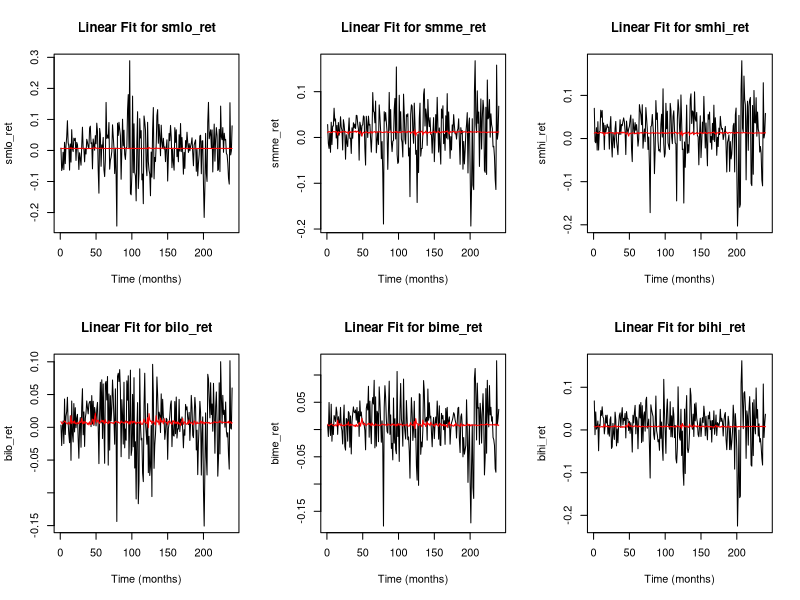
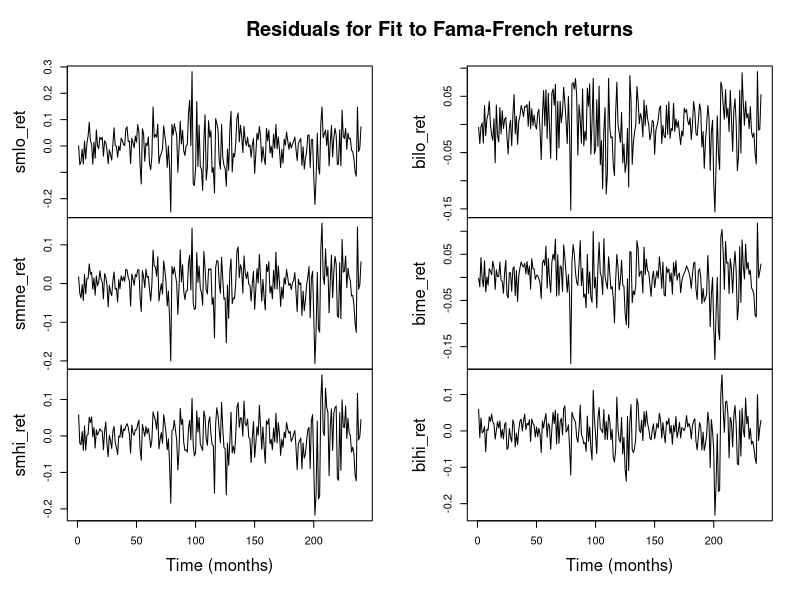

Generate these figures, in order, with R: (Note: this script raises an error after producing the figures.)
# Import libraries
library(timeSeries)
library(tseries)
library(fGarch)
library(xtable)

#------------------------------ SETUP ------------------------------------

# Setup top directory
setwd("/Users/logang/Documents/Code/python/Stat240")

# Load data
SandP500 = as.matrix(read.csv("data/SandP500_returns.csv",header=F))
FF = as.matrix(read.csv("data/FF_returns.csv",header=F))
dates = read.csv("data/dates.csv",header=F)[,1]
colnames(FF) = c('smlo_ret', 'smme_ret', 'smhi_ret', 'bilo_ret', 'bime_ret', 'bihi_ret')

# get number of observations and stocks
n = dim(FF)[1]
m = dim(FF)[2] 

#---------------------------- PROBLEM 1A ----------------------------------

# Regress Fama-French returns on SandP500
beta_CIs = alpha_CIs = coefs = matrix(0,m,2)
residuals = estimates = matrix(0,n,m)
for(i in 1:m)
{
  # Fit the linear model
  fit = lm(FF[,i]~SandP500)
  # Get parameters and 95% intervals for the parameters
  coefs[i,]=fit$coefficients
  residuals[,i] = fit$residuals
  estimates[,i] = predict(fit)
  alpha_CIs[i,]=confint(fit)[2,]
  beta_CIs[i,]=confint(fit)[2,]
}

# Plot fits and residuals
pdf("figures/Problem1a_FamaFrench_linear_fit_plots.pdf",height=7, width=9)
par(mfrow=c(2,3))
for(i in 1:m)
{
  FF_ts = timeSeries(FF[,i])
  est_ts = timeSeries(estimates[,i])
  plot(FF_ts,col="black",xlab="Time (months)",ylab=colnames(FF)[i], main=paste("Linear Fit for",colnames(FF)[i]))
  lines(est_ts,col="red")
}
dev.off()

# Plot fit residuals
resids_ts = timeSeries(residuals)
pdf("figures/Problem1a_FamaFrench_residal_plots.pdf")
colnames(resids_ts) = colnames(FF)
plot(resids_ts,col="black",xlab="Time (months)", main="Residuals for Fit to Fama-French returns")
dev.off()

# Print 95% confidence intervals to LaTeX
alpha_results = cbind(coefs[,1], alpha_CIs)
beta_results = cbind(coefs[,2], beta_CIs)
print(xtable(alpha_results,digits=4), type="latex", file="figures/tables/Problem1a_alpha_results.tex")
print(xtable(beta_results),digits=4, type="latex", file="figures/tables/Problem1a_beta_results.tex")

#---------------------------- PROBLEM 1B & C --------------------------------
# -- Fit AR(1)-GARCH(1,1)
# Leave the last point out for prediction
FF_test = FF[n,]
FF = FF[1:(n-1),]
dates = dates[1:(n-1)]

# Plot Fama French time series
pdf("figures/Problem1b_return_time_series.pdf")
FF_ts = timeSeries(FF)
plot(FF_ts,col="black",main="Fama French Portfolio Returns")
dev.off()

# Initialize containers for AR(1) model results
ar_fits = FF_garch_fits = FF_garch_std_fits = list()
ar_coefs = matrix(0,m,2)
cov_pred = matrix(0,m,m)
residmat = matrix(0,n-2,m)
std_innovations = matrix(0,n-2,m)
coefmat = matrix(0,m,4)

# Fit AR(1)-GARCH(1,1) models to the Fama French portfolio returns
for(i in 1:m)
{
  # generate times
  FF_ts = timeSeries(FF[,i],as.character(dates))
  
  # Get ACF and PACF of data
  FF_acf = acf(FF[,i])
  FF_pacf = pacf(FF[,i])
  
  # fit AR(1) model and get coefficients and residuals
  ar_fits[[i]] = arma(FF[,i],order=c(1,0))
  ar_coefs[i,] = ar_fits[[i]]$coef
  resids_ts = na.omit(timeSeries(ar_fits[[i]]$resid,as.character(dates)))
  residmat[,i] = resids_ts
  
  # Get ACF and PACF of residuals
  FF_acf_resids = acf(resids_ts)
  FF_pacf_resids = pacf(resids_ts)
  
  # Plot before and after ACF and PACF
  pdf(paste("figures/Problem1b_ACF_and_PACFs_",colnames(FF)[i],".pdf"))
  par(mfrow=c(2,2))
  plot(FF_acf, main=paste("ACF for",colnames(FF)[i]))
  plot(FF_pacf,main=paste("PACF for",colnames(FF)[i]))
  plot(FF_acf_resids, main=paste("ACF of residuals for",colnames(FF)[i]))
  plot(FF_pacf_resids, main=paste("ACF of residuals for",colnames(FF)[i]))
  dev.off()
    
  # Fit standard and studentized GARCH models to residuals of AR(1) model
  FF_garch_fits[[i]] = garchFit(. ~ garch(1,1), data=resids_ts,trace=F)
  FF_garch_std_fits[[i]] = garchFit(formula = ~ garch(1,1), data=resids_ts, cond.dist="std",trace=F)

  # Gather coefficents, volatilities, and residuals  
  coefs = coef(FF_garch_fits[[i]])
  coefmat[i,] = coefs
  resids = residuals(FF_garch_fits[[i]])
  vols = volatility(FF_garch_fits[[i]])
  
  # Construct one-step-ahead covariance matrix diagonal
  cov_pred[i,i] = coefs[2] + coefs[4]*vols[n-2]^2 + coefs[3]*resids[n-2]^2
  
  # Calculate standardized innovations
  std_innovations[,i]=resids/vols
}

# Plot AR(1) fit residuals
residmat = timeSeries(residmat)
colnames(residmat) = colnames(FF)
pdf("figures/Problem1b_AR1_fit_residuals.pdf")
plot(residmat,col="black",main="Residuals from AR(1) fits to Fama French portfolios")
dev.off()

# Estimate one-step-ahead mean 
mean_pred = ar_coefs[,2] + diag(ar_coefs[,1])%*%FF[n-1,]

# Generate off-diagonal one-step-ahead covariance matrix entries
for(i in 2:m)
{
  for(j in 1:(i-1))
  {
    cov_pred[i,j]=sqrt(cov_pred[i,i]*cov_pred[j,j])*cor(std_innovations[,i],std_innovations[,j])
    cov_pred[j,i]=cov_pred[i,j]
  }
}

# Print predicted mean and covariance to LaTeX
print(xtable(mean_pred*100), type="latex", file="figures/tables/Problem1c_mean_pred_times100.tex")
print(xtable(cov_pred*100), type="latex", file="figures/tables/Problem1c_cov_pred_times100.tex")

#---------------------------- PROBLEM 1D ----------------------------------
# MATLAB
